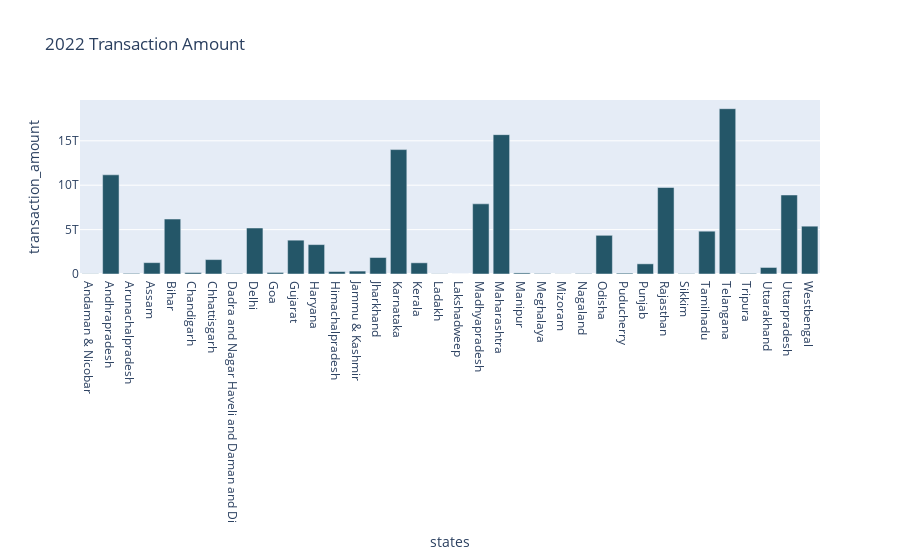
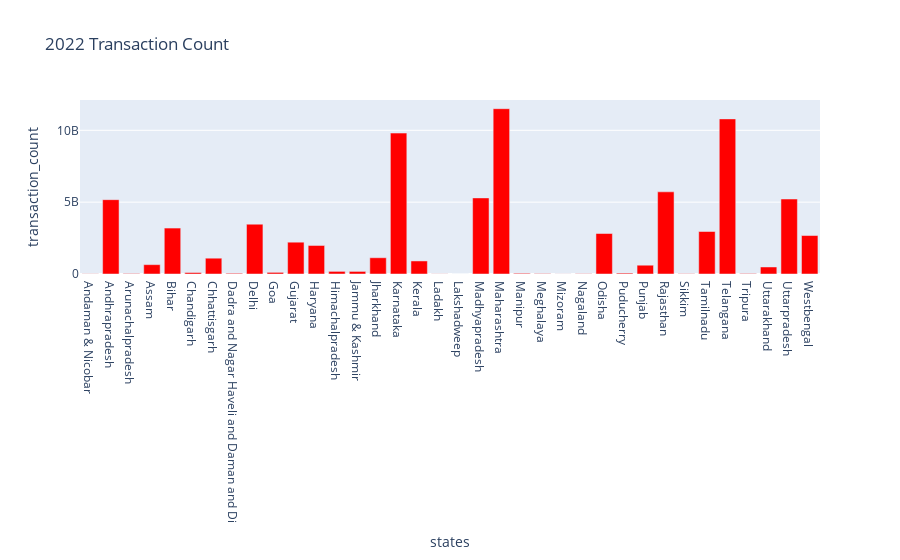

The notebook cell these images were saved under, in order:
### Code cell
transaction_amount_count_Y(aggregated_transaction,2022)

### Figure 1 — Plotly figure (JSON) as saved in the notebook; plotly's stock layout.template omitted (floating-point values rounded to 4 significant figures)
{"data": [{"alignmentgroup": "True", "hovertemplate": "states=%{x}<br>transaction_amount=%{y}<extra></extra>", "legendgroup": "", "marker": {"color": "rgb(36, 86, 104)", "pattern": {"shape": ""}}, "name": "", "offsetgroup": "", "orientation": "v", "showlegend": false, "textposition": "auto", "type": "bar", "x": ["Andaman & Nicobar", "Andhrapradesh", "Arunachalpradesh", "Assam", "Bihar", "Chandigarh", "Chhattisgarh", "Dadra and Nagar Haveli and Daman and Di", "Delhi", "Goa", "Gujarat", "Haryana", "Himachalpradesh", "Jammu & Kashmir", "Jharkhand", "Karnataka", "Kerala", "Ladakh", "Lakshadweep", "Madhyapradesh", "Maharashtra", "Manipur", "Meghalaya", "Mizoram", "Nagaland", "Odisha", "Puducherry", "Punjab", "Rajasthan", "Sikkim", "Tamilnadu", "Telangana", "Tripura", "Uttarakhand", "Uttarpradesh", "Westbengal"], "xaxis": "x", "y": [24220513462, 11167954175022, 71339554970, 1279068156440, 6186663573860, 161796008026, 1623418923022, 57624992510, 5178696468858, 174377469616, 3809403801550, 3310166464720, 278775362636, 329362009766, 1855442112856, 14008460915766, 1261010999856, 24136072040, 426525834, 7901196457454, 15691443366292, 120149597356, 57087343414, 15865044452, 47239207876, 4356049891964, 95717485506, 1146324549322, 9740659310598, 43199605760, 4820985634488, 18613262286030, 64453850858, 734858920588, 8896774419010, 5385054750024], "yaxis": "y"}], "layout": {"barmode": "relative", "legend": {"tracegroupgap": 0}, "title": {"text": "2022 Transaction Amount"}, "xaxis": {"anchor": "y", "domain": [0, 1], "title": {"text": "states"}}, "yaxis": {"anchor": "x", "domain": [0, 1], "title": {"text": "transaction_amount"}}}}

### Figure 2 — Plotly figure (JSON) as saved in the notebook; plotly's stock layout.template omitted (floating-point values rounded to 4 significant figures)
{"data": [{"alignmentgroup": "True", "hovertemplate": "states=%{x}<br>transaction_count=%{y}<extra></extra>", "legendgroup": "", "marker": {"color": "rgb(255,0,0)", "pattern": {"shape": ""}}, "name": "", "offsetgroup": "", "orientation": "v", "showlegend": false, "textposition": "auto", "type": "bar", "x": ["Andaman & Nicobar", "Andhrapradesh", "Arunachalpradesh", "Assam", "Bihar", "Chandigarh", "Chhattisgarh", "Dadra and Nagar Haveli and Daman and Di", "Delhi", "Goa", "Gujarat", "Haryana", "Himachalpradesh", "Jammu & Kashmir", "Jharkhand", "Karnataka", "Kerala", "Ladakh", "Lakshadweep", "Madhyapradesh", "Maharashtra", "Manipur", "Meghalaya", "Mizoram", "Nagaland", "Odisha", "Puducherry", "Punjab", "Rajasthan", "Sikkim", "Tamilnadu", "Telangana", "Tripura", "Uttarakhand", "Uttarpradesh", "Westbengal"], "xaxis": "x", "y": [10875758, 5173220106, 29866240, 650639378, 3197974994, 101511986, 1100420746, 48435560, 3464859326, 113623026, 2213991384, 1985397492, 182199110, 179819220, 1131903818, 9807952132, 907939318, 8044636, 132708, 5295381428, 11504408480, 48401446, 24022024, 5203412, 16655198, 2818974332, 61203434, 612088404, 5718497156, 19042960, 2957785796, 10795016350, 31489246, 489416098, 5218420330, 2677774436], "yaxis": "y"}], "layout": {"barmode": "relative", "legend": {"tracegroupgap": 0}, "title": {"text": "2022 Transaction Count"}, "xaxis": {"anchor": "y", "domain": [0, 1], "title": {"text": "states"}}, "yaxis": {"anchor": "x", "domain": [0, 1], "title": {"text": "transaction_count"}}}}
